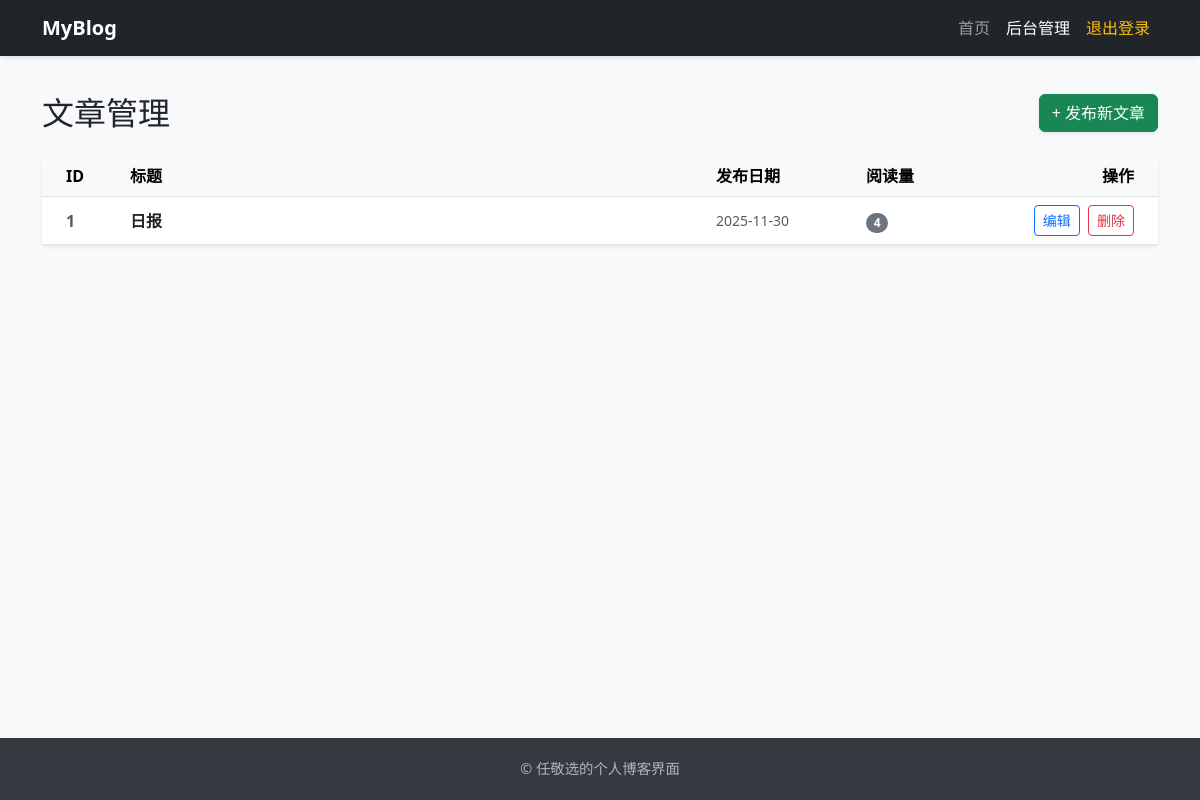
The page /admin/posts (signed in) on the database as committed earlier.
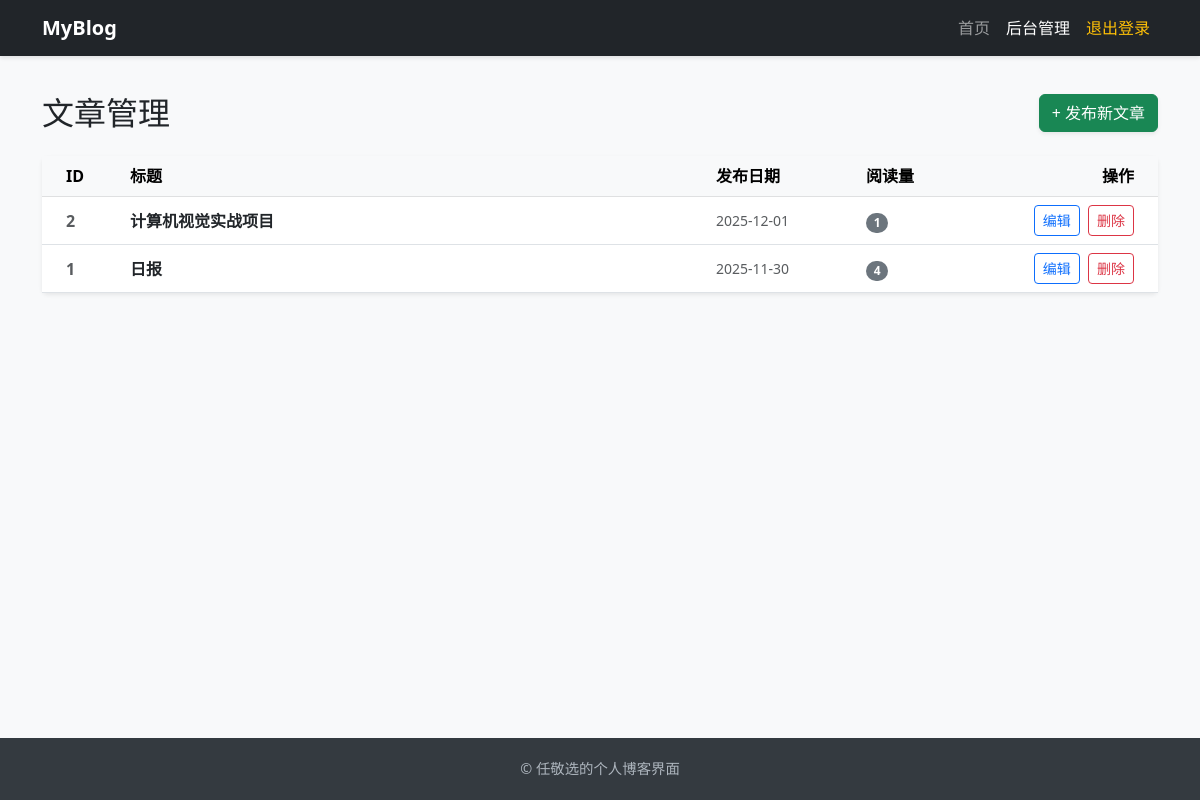
The same page on the database as committed later.
### db.py (models this page shows, shortened)
class Post(db.Model):
    __tablename__ = 'post'
    id = db.Column(db.Integer, primary_key=True)
    title = db.Column(db.String(200), nullable=False)
    content = db.Column(db.Text, nullable=False)
    created_at = db.Column(db.DateTime, default=datetime.now)
    views = db.Column(db.Integer, default=0)

### admin.py (the view)
@admin_bp.route('/posts')
@login_required
def list_posts():
    posts = Post.query.order_by(Post.created_at.desc()).all()
    return render_template('admin/list.html', posts=posts)

### auth.py (called while the page is built)
def login_required(f):
    @wraps(f)
    def decorated_function(*args, **kwargs):
        if 'user_id' not in session:
            return redirect(url_for('auth.login'))
        return f(*args, **kwargs)
    return decorated_function

### templates/admin/list.html (shortened to what this page needs)
{% extends 'base.html' %}
{% block content %}
<div class="d-flex justify-content-between align-items-center mb-4">
    <h2 class="mb-0">文章管理</h2>
    <a href="{{ url_for('admin.add_post') }}" class="btn btn-success shadow-sm">
        + 发布新文章
    </a>
</div>
<div class="card shadow-sm border-0">
    <div class="card-body p-0">
        <div class="table-responsive">
            <table class="table table-hover align-middle mb-0">
                <thead class="table-light">
                    <tr>
                        <th class="ps-4" style="width: 80px;">ID</th>
                        <th>标题</th>
                        <th style="width: 150px;">发布日期</th>
                        <th style="width: 100px;">阅读量</th>
                        <th class="text-end pe-4" style="width: 200px;">操作</th>
                    </tr>
                </thead>
                <tbody>
                    {% for post in posts %}
                    <tr>
                        <td class="ps-4 text-muted fw-bold">{{ post.id }}</td>
                        <td>
                            <a href="{{ url_for('blog.detail', post_id=post.id) }}" class="text-dark text-decoration-none fw-bold" target="_blank">
                                {{ post.title }}
                            </a>
                        </td>
                        <td class="text-muted small">{{ post.created_at.strftime('%Y-%m-%d') }}</td>
                        <td><span class="badge bg-secondary rounded-pill">{{ post.views }}</span></td>
                        <td class="text-end pe-4">
                            <a href="{{ url_for('admin.edit_post', post_id=post.id) }}" class="btn btn-sm btn-outline-primary me-1">编辑</a>
                            <a href="{{ url_for('admin.delete_post', post_id=post.id) }}" class="btn btn-sm btn-outline-danger delete-confirm">删除</a>
                        </td>
                    </tr>
                    {% else %}
                    <tr>
                        <td colspan="5" class="text-center py-5 text-muted">
                            暂无数据，快去发布第一篇文章吧！
                        </td>
                    </tr>
                    {% endfor %}
                </tbody>
            </table>
        </div>
    </div>
</div>
{% endblock %}

Rows that differ between the two databases and show on the page:
added Post: id "2", title "计算机视觉实战项目", created_at "2025-12-01", views "1"
